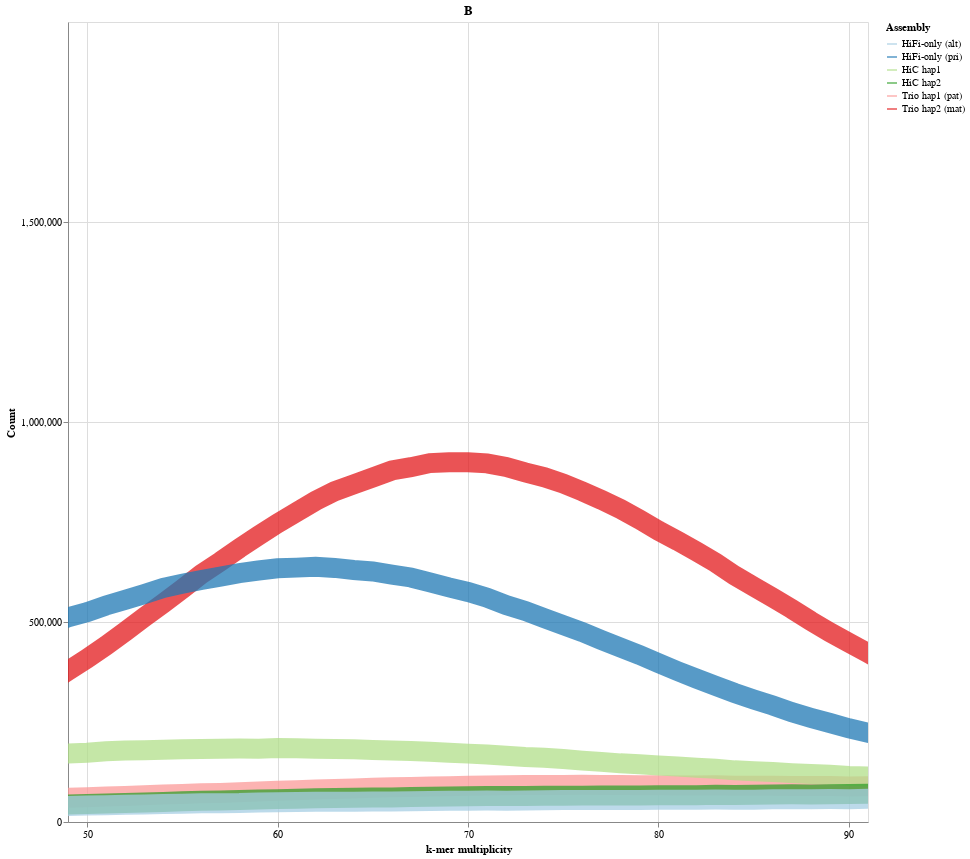

The notebook cell saved with this chart:
### Code cell
panel_b = line_plot(all_2copy,modes_linelle,colors_linelle,'B')
panel_b

### Figure 1 — Vega-Lite specification as saved in the notebook (floating-point values rounded to 4 significant figures; data arrays with more than 128 entries replaced by an {"elided": "..."} marker saying what was removed)
{"config": {"view": {"continuousWidth": 400, "continuousHeight": 300}}, "data": {"name": "data-82db1d1b0c2ff61ed40a0312b3d2b341"}, "mark": {"type": "line", "clip": true, "opacity": 0.75, "strokeWidth": 20}, "encoding": {"color": {"field": "Assembly", "scale": {"domain": ["HiFi-only (alt)", "HiFi-only (pri)", "HiC hap1", "HiC hap2", "Trio hap1 (pat)", "Trio hap2 (mat)"], "range": ["#a6cee3", "#1f78b4", "#b2df8a", "#33a02c", "#fb9a99", "#e31a1c"]}, "type": "nominal"}, "x": {"axis": {"values": [50, 60, 70, 80, 90]}, "field": "kmer_multiplicity", "scale": {"domain": [49, 91]}, "title": "k-mer multiplicity", "type": "quantitative"}, "y": {"axis": {"values": [0, 500000, 1000000, 1500000]}, "field": "Count", "scale": {"domain": [0, 2000000]}, "title": "Count", "type": "quantitative"}}, "height": 800, "title": "B", "width": 800, "$schema": "https://vega.github.io/schema/vega-lite/v4.17.0.json", "datasets": {"data-82db1d1b0c2ff61ed40a0312b3d2b341": {"elided": "786 records"}}}
